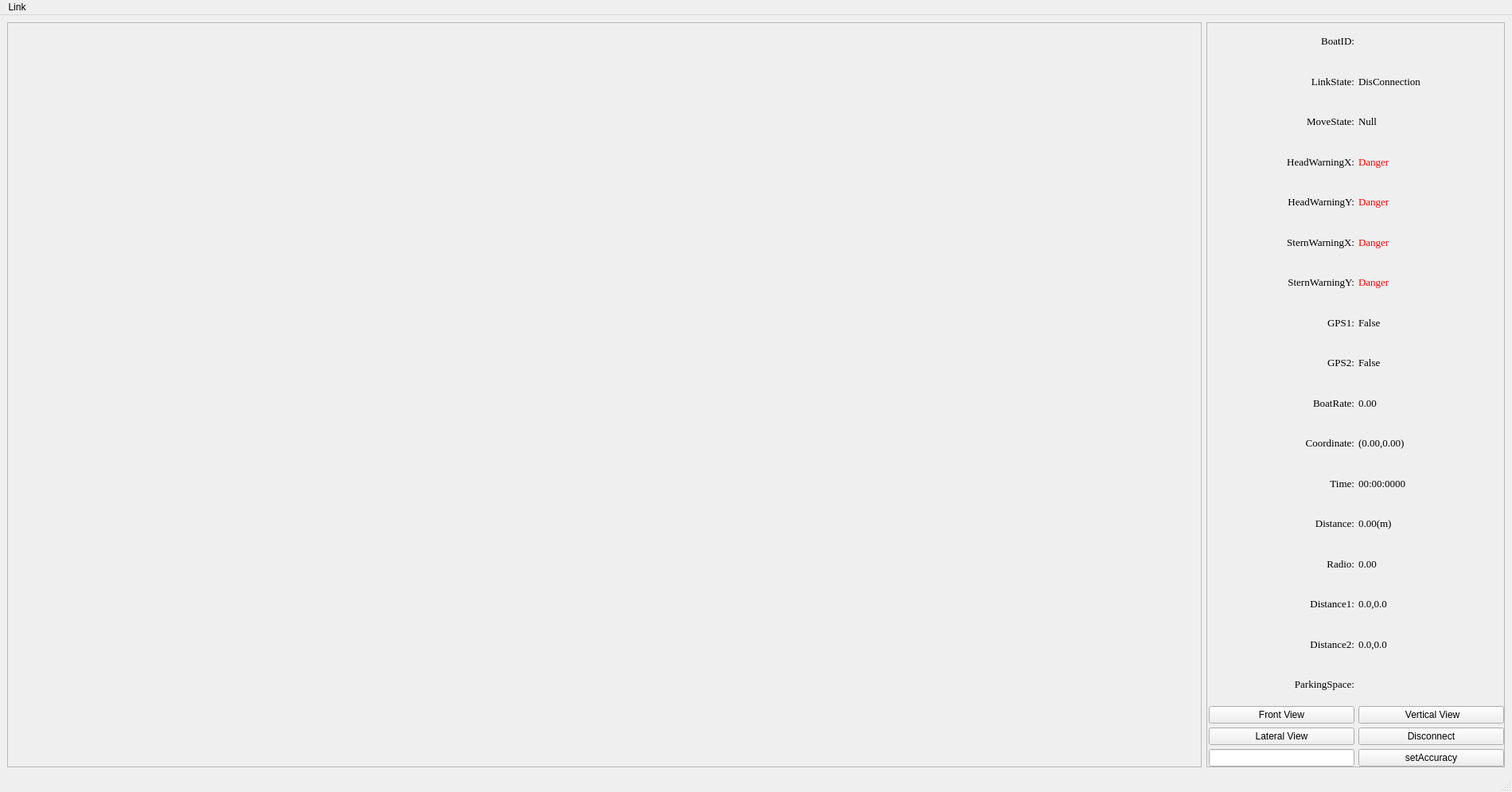
<?xml version="1.0" encoding="UTF-8"?>
<ui version="4.0">
 <class>OSGBoat</class>
 <widget class="QMainWindow" name="OSGBoat">
  <property name="geometry">
   <rect>
    <x>0</x>
    <y>0</y>
    <width>1900</width>
    <height>995</height>
   </rect>
  </property>
  <property name="windowTitle">
   <string>MainWindow</string>
  </property>
  <widget class="QWidget" name="centralwidget">
   <layout class="QHBoxLayout" name="horizontalLayout_2">
    <item>
     <layout class="QHBoxLayout" name="horizontalLayout" stretch="4,1">
      <item>
       <widget class="QFrame" name="frame_osgFrame">
        <property name="frameShape">
         <enum>QFrame::StyledPanel</enum>
        </property>
        <property name="frameShadow">
         <enum>QFrame::Raised</enum>
        </property>
        <layout class="QGridLayout" name="gridLayout_2">
         <property name="leftMargin">
          <number>0</number>
         </property>
         <property name="topMargin">
          <number>0</number>
         </property>
         <property name="rightMargin">
          <number>0</number>
         </property>
         <property name="bottomMargin">
          <number>0</number>
         </property>
         <item row="0" column="0">
          <layout class="QGridLayout" name="boxlayout">
           <property name="spacing">
            <number>0</number>
           </property>
          </layout>
         </item>
        </layout>
       </widget>
      </item>
      <item>
       <widget class="QFrame" name="frame_dataFrame">
        <property name="frameShape">
         <enum>QFrame::StyledPanel</enum>
        </property>
        <property name="frameShadow">
         <enum>QFrame::Raised</enum>
        </property>
        <layout class="QGridLayout" name="gridLayout_4">
         <property name="leftMargin">
          <number>2</number>
         </property>
         <property name="topMargin">
          <number>0</number>
         </property>
         <property name="rightMargin">
          <number>0</number>
         </property>
         <property name="bottomMargin">
          <number>0</number>
         </property>
         <item row="0" column="0">
          <layout class="QGridLayout" name="gridLayout" columnstretch="1,1">
           <property name="leftMargin">
            <number>0</number>
           </property>
           <property name="topMargin">
            <number>0</number>
           </property>
           <property name="rightMargin">
            <number>0</number>
           </property>
           <property name="spacing">
            <number>5</number>
           </property>
           <item row="8" column="1">
            <widget class="QLabel" name="label_GPS2">
             <property name="font">
              <font>
               <family>Times New Roman</family>
               <pointsize>10</pointsize>
              </font>
             </property>
             <property name="text">
              <string>False</string>
             </property>
            </widget>
           </item>
           <item row="7" column="0">
            <widget class="QLabel" name="label_GPS1title">
             <property name="font">
              <font>
               <family>Times New Roman</family>
               <pointsize>10</pointsize>
              </font>
             </property>
             <property name="text">
              <string>GPS1:</string>
             </property>
             <property name="alignment">
              <set>Qt::AlignRight|Qt::AlignTrailing|Qt::AlignVCenter</set>
             </property>
            </widget>
           </item>
           <item row="9" column="1">
            <widget class="QLabel" name="label_Rate">
             <property name="font">
              <font>
               <family>Times New Roman</family>
               <pointsize>10</pointsize>
              </font>
             </property>
             <property name="text">
              <string>0.00</string>
             </property>
             <property name="alignment">
              <set>Qt::AlignLeading|Qt::AlignLeft|Qt::AlignVCenter</set>
             </property>
            </widget>
           </item>
           <item row="12" column="1">
            <widget class="QLabel" name="label_Distance">
             <property name="font">
              <font>
               <family>Times New Roman</family>
               <pointsize>10</pointsize>
              </font>
             </property>
             <property name="text">
              <string>0.00(m)</string>
             </property>
            </widget>
           </item>
           <item row="7" column="1">
            <widget class="QLabel" name="label_GPS1">
             <property name="font">
              <font>
               <family>Times New Roman</family>
               <pointsize>10</pointsize>
              </font>
             </property>
             <property name="text">
              <string>False</string>
             </property>
            </widget>
           </item>
           <item row="18" column="1">
            <widget class="QPushButton" name="pushButton_closeLink">
             <property name="text">
              <string>Disconnect</string>
             </property>
            </widget>
           </item>
           <item row="1" column="0">
            <widget class="QLabel" name="label_LinkStateTitle">
             <property name="font">
              <font>
               <family>Times New Roman</family>
               <pointsize>10</pointsize>
              </font>
             </property>
             <property name="text">
              <string>LinkState:</string>
             </property>
             <property name="alignment">
              <set>Qt::AlignRight|Qt::AlignTrailing|Qt::AlignVCenter</set>
             </property>
            </widget>
           </item>
           <item row="8" column="0">
            <widget class="QLabel" name="label_GPS2title">
             <property name="font">
              <font>
               <family>Times New Roman</family>
               <pointsize>10</pointsize>
              </font>
             </property>
             <property name="text">
              <string>GPS2:</string>
             </property>
             <property name="alignment">
              <set>Qt::AlignRight|Qt::AlignTrailing|Qt::AlignVCenter</set>
             </property>
            </widget>
           </item>
           <item row="18" column="0">
            <widget class="QPushButton" name="pushButton_lateral">
             <property name="text">
              <string>Lateral View</string>
             </property>
            </widget>
           </item>
           <item row="15" column="1">
            <widget class="QLabel" name="label_Distance2">
             <property name="font">
              <font>
               <family>Times New Roman</family>
               <pointsize>10</pointsize>
              </font>
             </property>
             <property name="text">
              <string>0.0,0.0</string>
             </property>
            </widget>
           </item>
           <item row="14" column="1">
            <widget class="QLabel" name="label_Distance1">
             <property name="font">
              <font>
               <family>Times New Roman</family>
               <pointsize>10</pointsize>
              </font>
             </property>
             <property name="text">
              <string>0.0,0.0</string>
             </property>
            </widget>
           </item>
           <item row="13" column="1">
            <widget class="QLabel" name="label_Radio">
             <property name="font">
              <font>
               <family>Times New Roman</family>
               <pointsize>10</pointsize>
              </font>
             </property>
             <property name="text">
              <string>0.00</string>
             </property>
            </widget>
           </item>
           <item row="6" column="0">
            <widget class="QLabel" name="label_SternWarningYTitle">
             <property name="font">
              <font>
               <family>Times New Roman</family>
               <pointsize>10</pointsize>
              </font>
             </property>
             <property name="text">
              <string>SternWarningY:</string>
             </property>
             <property name="alignment">
              <set>Qt::AlignRight|Qt::AlignTrailing|Qt::AlignVCenter</set>
             </property>
            </widget>
           </item>
           <item row="6" column="1">
            <widget class="QLabel" name="label_SternWarningY">
             <property name="palette">
              <palette>
               <active>
                <colorrole role="WindowText">
                 <brush brushstyle="SolidPattern">
                  <color alpha="255">
                   <red>255</red>
                   <green>0</green>
                   <blue>0</blue>
                  </color>
                 </brush>
                </colorrole>
               </active>
               <inactive>
                <colorrole role="WindowText">
                 <brush brushstyle="SolidPattern">
                  <color alpha="255">
                   <red>255</red>
                   <green>0</green>
                   <blue>0</blue>
                  </color>
                 </brush>
                </colorrole>
               </inactive>
               <disabled>
                <colorrole role="WindowText">
                 <brush brushstyle="SolidPattern">
                  <color alpha="255">
                   <red>120</red>
                   <green>120</green>
                   <blue>120</blue>
                  </color>
                 </brush>
                </colorrole>
               </disabled>
              </palette>
             </property>
             <property name="font">
              <font>
               <family>Times New Roman</family>
               <pointsize>10</pointsize>
              </font>
             </property>
             <property name="text">
              <string>Danger</string>
             </property>
            </widget>
           </item>
           <item row="15" column="0">
            <widget class="QLabel" name="label_Distance2title">
             <property name="font">
              <font>
               <family>Times New Roman</family>
               <pointsize>10</pointsize>
              </font>
             </property>
             <property name="text">
              <string>Distance2:</string>
             </property>
             <property name="alignment">
              <set>Qt::AlignRight|Qt::AlignTrailing|Qt::AlignVCenter</set>
             </property>
            </widget>
           </item>
           <item row="16" column="0">
            <widget class="QLabel" name="label_accommodationTitle">
             <property name="font">
              <font>
               <family>Times New Roman</family>
               <pointsize>10</pointsize>
              </font>
             </property>
             <property name="text">
              <string>ParkingSpace:</string>
             </property>
             <property name="alignment">
              <set>Qt::AlignRight|Qt::AlignTrailing|Qt::AlignVCenter</set>
             </property>
            </widget>
           </item>
           <item row="10" column="0">
            <widget class="QLabel" name="label_CoordinateTitle">
             <property name="font">
              <font>
               <family>Times New Roman</family>
               <pointsize>10</pointsize>
              </font>
             </property>
             <property name="text">
              <string>Coordinate:</string>
             </property>
             <property name="alignment">
              <set>Qt::AlignRight|Qt::AlignTrailing|Qt::AlignVCenter</set>
             </property>
            </widget>
           </item>
           <item row="2" column="1">
            <widget class="QLabel" name="label_MoveState">
             <property name="font">
              <font>
               <family>Times New Roman</family>
               <pointsize>10</pointsize>
              </font>
             </property>
             <property name="text">
              <string>Null</string>
             </property>
            </widget>
           </item>
           <item row="5" column="1">
            <widget class="QLabel" name="label_SternWarningX">
             <property name="palette">
              <palette>
               <active>
                <colorrole role="WindowText">
                 <brush brushstyle="SolidPattern">
                  <color alpha="255">
                   <red>255</red>
                   <green>0</green>
                   <blue>0</blue>
                  </color>
                 </brush>
                </colorrole>
                <colorrole role="Text">
                 <brush brushstyle="SolidPattern">
                  <color alpha="255">
                   <red>0</red>
                   <green>0</green>
                   <blue>0</blue>
                  </color>
                 </brush>
                </colorrole>
               </active>
               <inactive>
                <colorrole role="WindowText">
                 <brush brushstyle="SolidPattern">
                  <color alpha="255">
                   <red>255</red>
                   <green>0</green>
                   <blue>0</blue>
                  </color>
                 </brush>
                </colorrole>
                <colorrole role="Text">
                 <brush brushstyle="SolidPattern">
                  <color alpha="255">
                   <red>0</red>
                   <green>0</green>
                   <blue>0</blue>
                  </color>
                 </brush>
                </colorrole>
               </inactive>
               <disabled>
                <colorrole role="WindowText">
                 <brush brushstyle="SolidPattern">
                  <color alpha="255">
                   <red>120</red>
                   <green>120</green>
                   <blue>120</blue>
                  </color>
                 </brush>
                </colorrole>
                <colorrole role="Text">
                 <brush brushstyle="SolidPattern">
                  <color alpha="255">
                   <red>120</red>
                   <green>120</green>
                   <blue>120</blue>
                  </color>
                 </brush>
                </colorrole>
               </disabled>
              </palette>
             </property>
             <property name="font">
              <font>
               <family>Times New Roman</family>
               <pointsize>10</pointsize>
              </font>
             </property>
             <property name="text">
              <string>Danger</string>
             </property>
            </widget>
           </item>
           <item row="3" column="1">
            <widget class="QLabel" name="label_HeadWarningX">
             <property name="palette">
              <palette>
               <active>
                <colorrole role="WindowText">
                 <brush brushstyle="SolidPattern">
                  <color alpha="255">
                   <red>255</red>
                   <green>0</green>
                   <blue>0</blue>
                  </color>
                 </brush>
                </colorrole>
               </active>
               <inactive>
                <colorrole role="WindowText">
                 <brush brushstyle="SolidPattern">
                  <color alpha="255">
                   <red>255</red>
                   <green>0</green>
                   <blue>0</blue>
                  </color>
                 </brush>
                </colorrole>
               </inactive>
               <disabled>
                <colorrole role="WindowText">
                 <brush brushstyle="SolidPattern">
                  <color alpha="255">
                   <red>120</red>
                   <green>120</green>
                   <blue>120</blue>
                  </color>
                 </brush>
                </colorrole>
               </disabled>
              </palette>
             </property>
             <property name="font">
              <font>
               <family>Times New Roman</family>
               <pointsize>10</pointsize>
              </font>
             </property>
             <property name="text">
              <string>Danger</string>
             </property>
            </widget>
           </item>
           <item row="4" column="1">
            <widget class="QLabel" name="label_HeadWarningY">
             <property name="palette">
              <palette>
               <active>
                <colorrole role="WindowText">
                 <brush brushstyle="SolidPattern">
                  <color alpha="255">
                   <red>255</red>
                   <green>0</green>
                   <blue>0</blue>
                  </color>
                 </brush>
                </colorrole>
                <colorrole role="Text">
                 <brush brushstyle="SolidPattern">
                  <color alpha="255">
                   <red>0</red>
                   <green>0</green>
                   <blue>0</blue>
                  </color>
                 </brush>
                </colorrole>
               </active>
               <inactive>
                <colorrole role="WindowText">
                 <brush brushstyle="SolidPattern">
                  <color alpha="255">
                   <red>255</red>
                   <green>0</green>
                   <blue>0</blue>
                  </color>
                 </brush>
                </colorrole>
                <colorrole role="Text">
                 <brush brushstyle="SolidPattern">
                  <color alpha="255">
                   <red>0</red>
                   <green>0</green>
                   <blue>0</blue>
                  </color>
                 </brush>
                </colorrole>
               </inactive>
               <disabled>
                <colorrole role="WindowText">
                 <brush brushstyle="SolidPattern">
                  <color alpha="255">
                   <red>120</red>
                   <green>120</green>
                   <blue>120</blue>
                  </color>
                 </brush>
                </colorrole>
                <colorrole role="Text">
                 <brush brushstyle="SolidPattern">
                  <color alpha="255">
                   <red>120</red>
                   <green>120</green>
                   <blue>120</blue>
                  </color>
                 </brush>
                </colorrole>
               </disabled>
              </palette>
             </property>
             <property name="font">
              <font>
               <family>Times New Roman</family>
               <pointsize>10</pointsize>
              </font>
             </property>
             <property name="text">
              <string>Danger</string>
             </property>
            </widget>
           </item>
           <item row="2" column="0">
            <widget class="QLabel" name="label_MoveStateTitle">
             <property name="font">
              <font>
               <family>Times New Roman</family>
               <pointsize>10</pointsize>
              </font>
             </property>
             <property name="text">
              <string>MoveState:</string>
             </property>
             <property name="alignment">
              <set>Qt::AlignRight|Qt::AlignTrailing|Qt::AlignVCenter</set>
             </property>
            </widget>
           </item>
           <item row="11" column="1">
            <widget class="QLabel" name="label_Time">
             <property name="font">
              <font>
               <family>Times New Roman</family>
               <pointsize>10</pointsize>
              </font>
             </property>
             <property name="text">
              <string>00:00:0000</string>
             </property>
             <property name="alignment">
              <set>Qt::AlignLeading|Qt::AlignLeft|Qt::AlignVCenter</set>
             </property>
            </widget>
           </item>
           <item row="13" column="0">
            <widget class="QLabel" name="label_RadioTitle">
             <property name="font">
              <font>
               <family>Times New Roman</family>
               <pointsize>10</pointsize>
              </font>
             </property>
             <property name="text">
              <string>Radio:</string>
             </property>
             <property name="alignment">
              <set>Qt::AlignRight|Qt::AlignTrailing|Qt::AlignVCenter</set>
             </property>
            </widget>
           </item>
           <item row="4" column="0">
            <widget class="QLabel" name="label_HeadWarningYTitle">
             <property name="font">
              <font>
               <family>Times New Roman</family>
               <pointsize>10</pointsize>
              </font>
             </property>
             <property name="text">
              <string>HeadWarningY:</string>
             </property>
             <property name="alignment">
              <set>Qt::AlignRight|Qt::AlignTrailing|Qt::AlignVCenter</set>
             </property>
            </widget>
           </item>
           <item row="16" column="1">
            <widget class="QLabel" name="label_Accommodation">
             <property name="font">
              <font>
               <family>Times New Roman</family>
               <pointsize>10</pointsize>
              </font>
             </property>
             <property name="text">
              <string/>
             </property>
            </widget>
           </item>
           <item row="9" column="0">
            <widget class="QLabel" name="label_Coor">
             <property name="font">
              <font>
               <family>Times New Roman</family>
               <pointsize>10</pointsize>
              </font>
             </property>
             <property name="text">
              <string>BoatRate:</string>
             </property>
             <property name="alignment">
              <set>Qt::AlignRight|Qt::AlignTrailing|Qt::AlignVCenter</set>
             </property>
            </widget>
           </item>
           <item row="5" column="0">
            <widget class="QLabel" name="label_SternWarningXTitle">
             <property name="font">
              <font>
               <family>Times New Roman</family>
               <pointsize>10</pointsize>
              </font>
             </property>
             <property name="text">
              <string>SternWarningX:</string>
             </property>
             <property name="alignment">
              <set>Qt::AlignRight|Qt::AlignTrailing|Qt::AlignVCenter</set>
             </property>
            </widget>
           </item>
           <item row="11" column="0">
            <widget class="QLabel" name="label_TimeTitle">
             <property name="font">
              <font>
               <family>Times New Roman</family>
               <pointsize>10</pointsize>
              </font>
             </property>
             <property name="text">
              <string>Time:</string>
             </property>
             <property name="alignment">
              <set>Qt::AlignRight|Qt::AlignTrailing|Qt::AlignVCenter</set>
             </property>
            </widget>
           </item>
           <item row="3" column="0">
            <widget class="QLabel" name="label_HeadWarningXTitle">
             <property name="font">
              <font>
               <family>Times New Roman</family>
               <pointsize>10</pointsize>
              </font>
             </property>
             <property name="text">
              <string>HeadWarningX:</string>
             </property>
             <property name="alignment">
              <set>Qt::AlignRight|Qt::AlignTrailing|Qt::AlignVCenter</set>
             </property>
            </widget>
           </item>
           <item row="0" column="1">
            <widget class="QLabel" name="label_ID">
             <property name="font">
              <font>
               <family>Times New Roman</family>
               <pointsize>10</pointsize>
              </font>
             </property>
             <property name="text">
              <string/>
             </property>
             <property name="alignment">
              <set>Qt::AlignLeading|Qt::AlignLeft|Qt::AlignVCenter</set>
             </property>
            </widget>
           </item>
           <item row="14" column="0">
            <widget class="QLabel" name="label_Distance1title">
             <property name="font">
              <font>
               <family>Times New Roman</family>
               <pointsize>10</pointsize>
              </font>
             </property>
             <property name="text">
              <string>Distance1:</string>
             </property>
             <property name="alignment">
              <set>Qt::AlignRight|Qt::AlignTrailing|Qt::AlignVCenter</set>
             </property>
            </widget>
           </item>
           <item row="0" column="0">
            <widget class="QLabel" name="label_NumTitle">
             <property name="font">
              <font>
               <family>Times New Roman</family>
               <pointsize>10</pointsize>
              </font>
             </property>
             <property name="text">
              <string>BoatID:</string>
             </property>
             <property name="alignment">
              <set>Qt::AlignRight|Qt::AlignTrailing|Qt::AlignVCenter</set>
             </property>
            </widget>
           </item>
           <item row="12" column="0">
            <widget class="QLabel" name="label_DistanceTitle">
             <property name="font">
              <font>
               <family>Times New Roman</family>
               <pointsize>10</pointsize>
              </font>
             </property>
             <property name="text">
              <string>Distance:</string>
             </property>
             <property name="alignment">
              <set>Qt::AlignRight|Qt::AlignTrailing|Qt::AlignVCenter</set>
             </property>
            </widget>
           </item>
           <item row="1" column="1">
            <widget class="QLabel" name="label_LinkState">
             <property name="font">
              <font>
               <family>Times New Roman</family>
               <pointsize>10</pointsize>
              </font>
             </property>
             <property name="text">
              <string>DisConnection</string>
             </property>
            </widget>
           </item>
           <item row="17" column="1">
            <widget class="QPushButton" name="pushButton_vertical">
             <property name="text">
              <string> Vertical View</string>
             </property>
            </widget>
           </item>
           <item row="17" column="0">
            <widget class="QPushButton" name="pushButton_front">
             <property name="text">
              <string>Front View</string>
             </property>
            </widget>
           </item>
           <item row="10" column="1">
            <widget class="QLabel" name="label_Coordinate">
             <property name="font">
              <font>
               <family>Times New Roman</family>
               <pointsize>10</pointsize>
              </font>
             </property>
             <property name="text">
              <string>(0.00,0.00)</string>
             </property>
             <property name="alignment">
              <set>Qt::AlignLeading|Qt::AlignLeft|Qt::AlignVCenter</set>
             </property>
            </widget>
           </item>
           <item row="19" column="0">
            <widget class="QLineEdit" name="lineEdit_accuracy"/>
           </item>
           <item row="19" column="1">
            <widget class="QPushButton" name="pushButton_accuracy">
             <property name="text">
              <string>setAccuracy</string>
             </property>
            </widget>
           </item>
          </layout>
         </item>
        </layout>
       </widget>
      </item>
     </layout>
    </item>
   </layout>
  </widget>
  <widget class="QMenuBar" name="menubar">
   <property name="geometry">
    <rect>
     <x>0</x>
     <y>0</y>
     <width>1900</width>
     <height>18</height>
    </rect>
   </property>
   <widget class="QMenu" name="menuChange">
    <property name="title">
     <string>Link</string>
    </property>
    <addaction name="actionChangeView_LinkBoat"/>
   </widget>
   <addaction name="menuChange"/>
  </widget>
  <widget class="QStatusBar" name="statusbar"/>
  <action name="actionChangeView_LinkBoat">
   <property name="text">
    <string>LinkBoat</string>
   </property>
  </action>
 </widget>
 <resources/>
 <connections/>
</ui>
